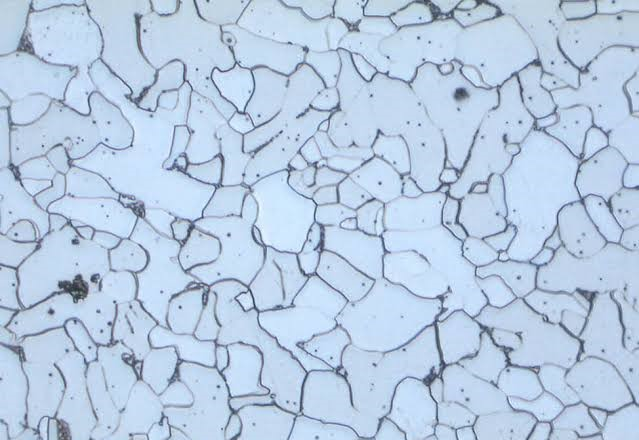
#> input picture Carbon steel grain.jpeg, 639 x 440 px, found by its file name
$ jupyter execute 'Carbon steel grain counting.ipynb'
#> lines starting #> are read from the running program, lines starting #| are printed output that depends on the picture; after the words box and inside, x2 and y2 are one past the last pixel; in counts of white or black regions, pixels touching at a corner belong together; long printed decimals are rounded
[cell 1]
import cv2 as cv
import numpy as np
import matplotlib.pyplot as plt

[cell 2]
def load_image(image_path):
    image = cv.imread(image_path)
    return image
def preprocess_image(image):
    blurred = cv.GaussianBlur(image, (1, 1), 0)
    background = cv.morphologyEx(blurred, cv.MORPH_OPEN, cv.getStructuringElement(cv.MORPH_ELLIPSE,(15,15)))
    subtracted = cv.subtract(blurred, background)
    gray = cv.cvtColor(subtracted, cv.COLOR_BGR2GRAY)
    binary = cv.Canny(gray, 10, 150)
    return binary
def find_contours(binary_image):
    contours, _ = cv.findContours(binary_image, cv.RETR_EXTERNAL, cv.CHAIN_APPROX_SIMPLE)
    return contours
def filter_contours(contours, min_area=1.0, max_area=500, max_aspect_ratio=6.0):
    filtered_contours = []
    for c in contours:
        area = cv.contourArea(c)
        if area < min_area:
            continue

        x, y, w, h = cv.boundingRect(c)
        aspect_ratio = float(w) / h
        if aspect_ratio > max_aspect_ratio:
            continue

        filtered_contours.append(c)

    return filtered_contours
def analyze_contours(contours):
    areas = [cv.contourArea(c) for c in contours]
    return areas
def main(image_path):
    image = load_image(image_path)
#> in load_image, image is the input picture: shape (440, 639, 3); mean B, G, R 228.1, 204.5, 184.4
    binary_image = preprocess_image(image)
#> in preprocess_image, `background = cv.morphologyEx(blurred, cv.MORPH_OPEN, cv.getStructuring..`:
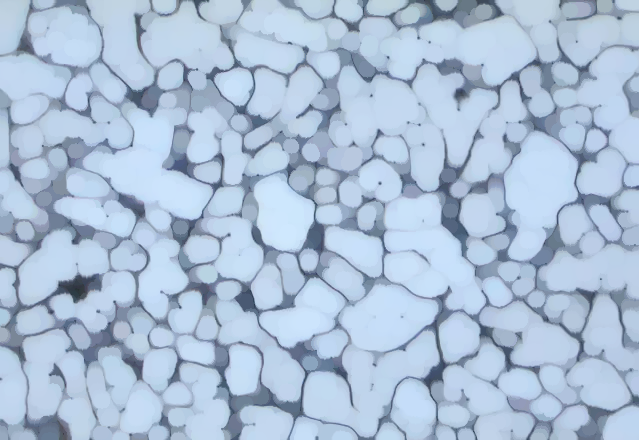
#> background: shape (440, 639, 3); mean B, G, R 215.3, 191.9, 171.7
#> in preprocess_image, `subtracted = cv.subtract(blurred, background)`:
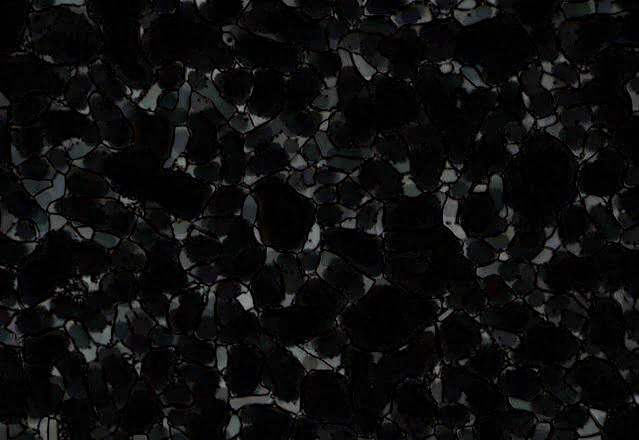
#> subtracted: shape (440, 639, 3); mean B, G, R 12.8, 12.7, 12.6
#> in preprocess_image, `binary = cv.Canny(gray, 10, 150)`:
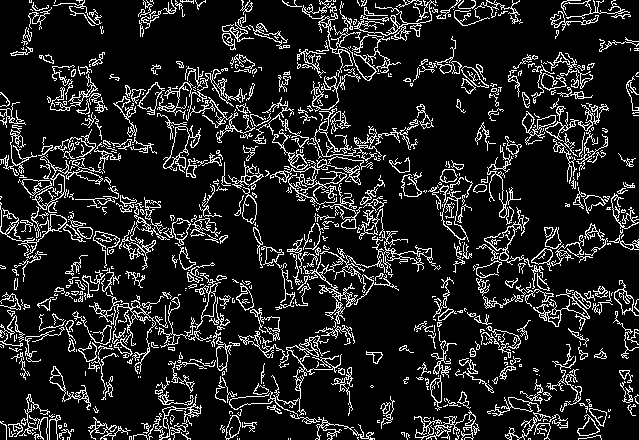
#> binary: shape (440, 639); 13.3% white in thin lines or dots
    contours = find_contours(binary_image)
#> in find_contours, `contours, _ = cv.findContours(binary_image, cv.RETR_EXTERNAL, cv.CHAIN..`: contours = 680 contours, 488 with area under 20; largest, box (x1, y1, x2, y2) and area: (303, 208, 441, 324) 624, (163, 125, 201, 173) 564, (32, 156, 103, 213) 556, (439, 185, 469, 246) 550, (0, 202, 86, 282) 442
    filtered_contours = filter_contours(contours)
#> the loop in filter_contours, `for c in contours:` made 680 passes
#> (area, x, y, w, h, aspect_ratio) on passes 25, 32, 33: (63.5, 8, 423, 15, 14, 1.07), (111, 315, 417, 60, 23, 2.61), (163.5, 88, 417, 43, 23, 1.87)
#> after the loop in filter_contours, `for c in contours:`: filtered_contours = 517 contours, 325 with area under 20; largest, box (x1, y1, x2, y2) and area: (303, 208, 441, 324) 624, (163, 125, 201, 173) 564, (32, 156, 103, 213) 556, (439, 185, 469, 246) 550, (0, 202, 86, 282) 442
    areas = analyze_contours(filtered_contours)
#> in analyze_contours, `areas = [cv.contourArea(c) for c in contours]`: areas = 517 values, max 623.5 at index 265, min 1 at index 0, mean 43.09
    contour_img = cv.drawContours(image, filtered_contours, -1, (0, 255, 0), 1)
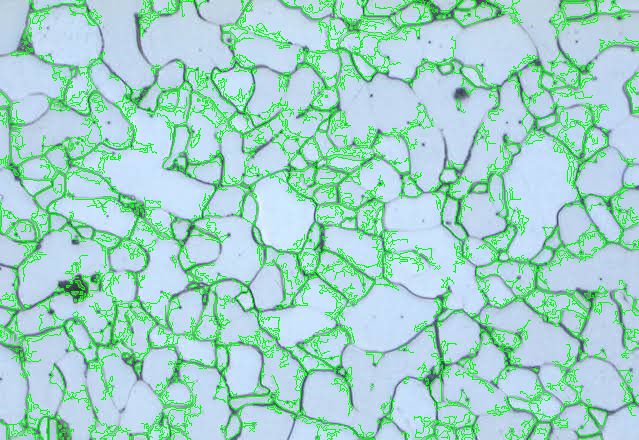
#> contour_img: shape (440, 639, 3); mean B, G, R 201.7, 212.1, 163.1
    cv.imwrite('photos/grains detected.jpg', contour_img)

    print('Number of grains detected:', len(areas))
#| Number of grains detected: 517
    print('Grain areas:', areas)
#> (printed output is left out)
    print('Mean grain area:', np.mean(areas))
#| Mean grain area: 43.093
    print('Median grain area:', np.median(areas))
#| Median grain area: 11.5
    print('Standard deviation of grain area:', np.std(areas))
#| Standard deviation of grain area: 82.626
    print('Minimun grain area:', np.min(areas))
#| Minimun grain area: 1.0
    print('Maximum grain area:', np.max(areas))
#| Maximum grain area: 623.5

    plt.hist(areas, bins=20, edgecolor='black')
    plt.title('Grain Size Distribution')
    plt.xlabel('Grain Area')
    plt.ylabel('Frequency')
    plt.show()
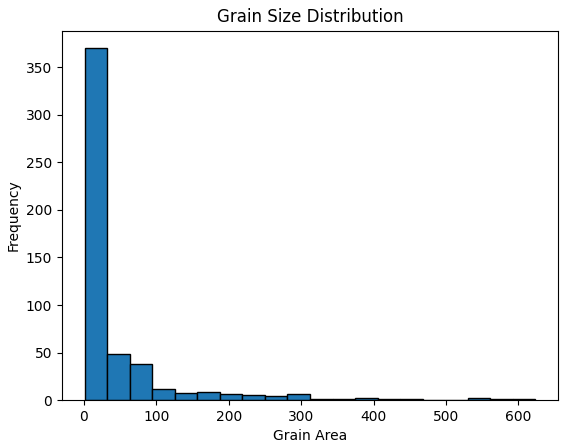
#> figure drawn by matplotlib, 1 panel; tallest bar 370 high, from x = 1 to 32.12

    plt.imshow(contour_img)
    plt.title('Grains detected')
    plt.show()

if __name__ == "__main__":
    image_path = 'photos/Carbon steel grain.jpeg'
    main(image_path)
